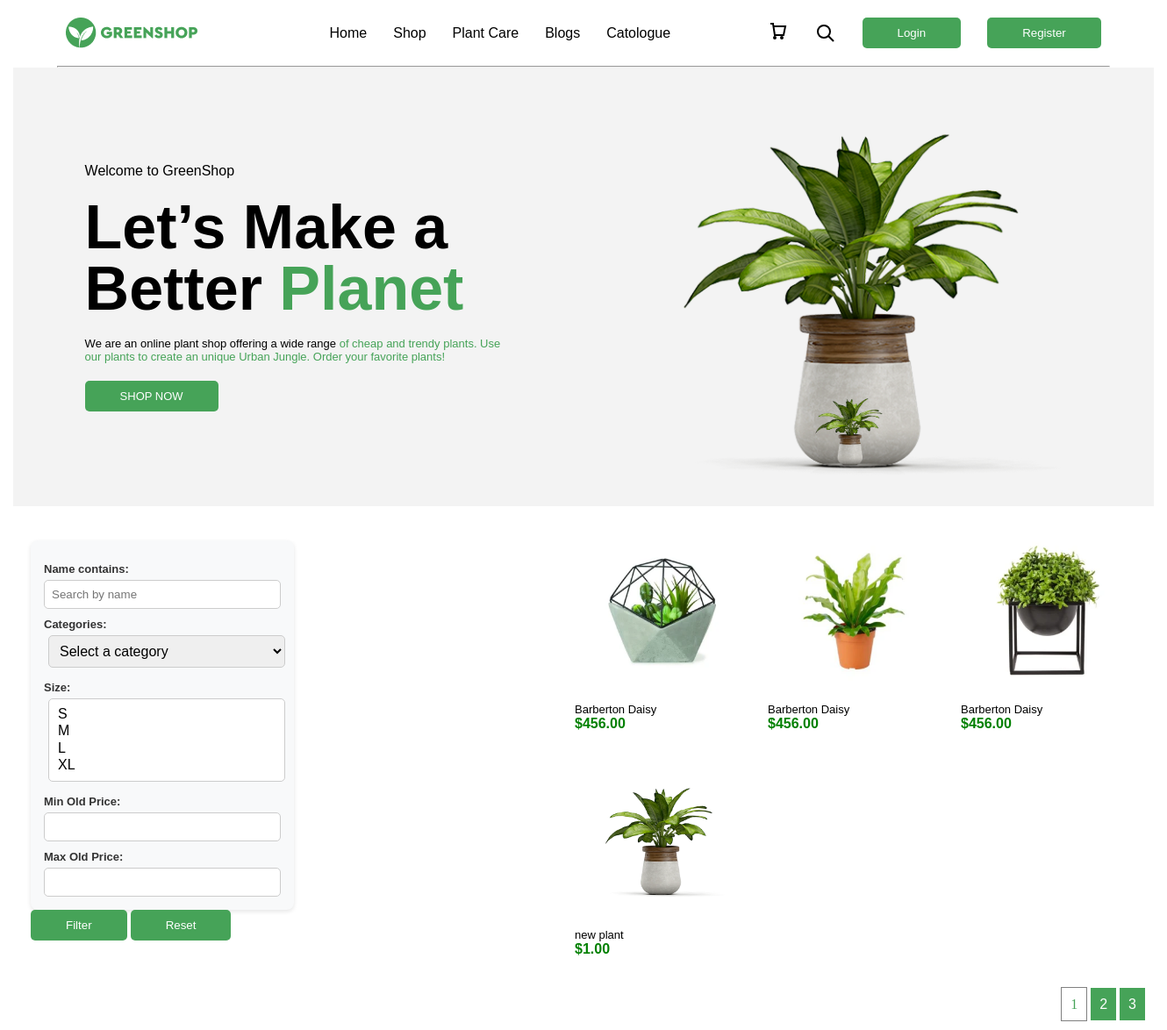
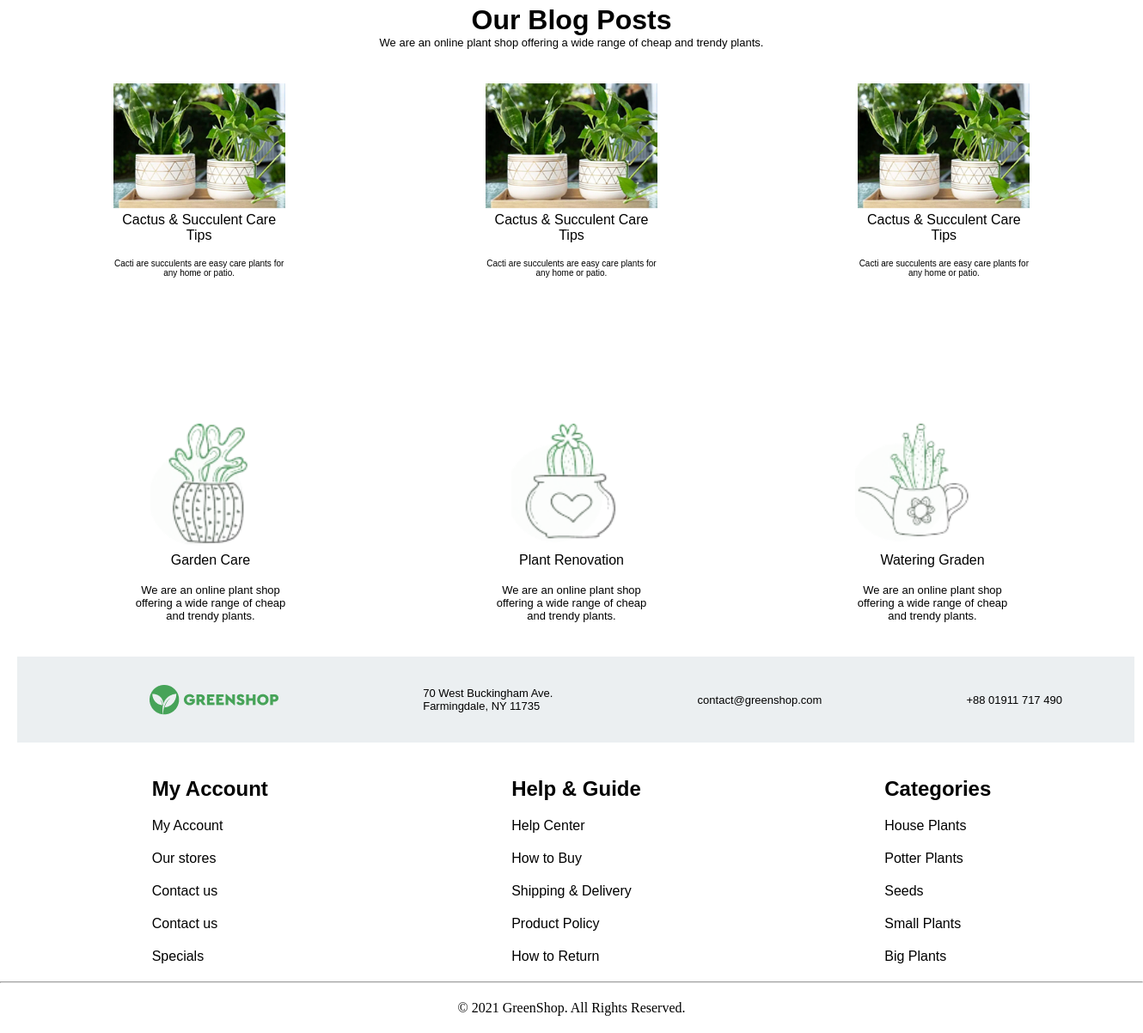
The page / on the database its author committed (2 pictures, top to bottom).
### plant/models.py (models this page shows, shortened)
class TimeAbstract(models.Model):
    created_at = models.DateField('created', auto_now_add=True)
    updated_at = models.DateField('', auto_now=True)
    class Meta:
        abstract = True

class Category(TimeAbstract):
    class Meta:
        verbose_name_plural = 'categories'
        verbose_name = 'category'
    name = models.CharField(max_length=100)
    def __str__(self):
        return self.name

class Size(TimeAbstract):
    SMALL = 'small'
    MEDIUM = 'medium'
    LARGE = 'large'
    TYPES = [
        (SMALL,'small'),
        (MEDIUM, 'medium'),
        (LARGE, 'large')
    ]
    class Meta:
        verbose_name_plural = 'sizes'
        verbose_name = 'size'
    name = models.CharField(max_length=100)
    type = models.CharField(choices=TYPES, default=SMALL, max_length=50)
    def __str__(self):
        return self.name

class Plant(TimeAbstract):
    class Meta:
        verbose_name_plural = 'plants'
        verbose_name = 'plant'
    name = models.CharField(max_length=100)
    price = models.DecimalField(decimal_places=2, max_digits=10)
    short_description = models.TextField()
    sizes = models.ManyToManyField('plant.Size', related_name='plant')
    category = models.ForeignKey('plant.Category', on_delete=models.PROTECT, related_name='plant')
    tags = models.ManyToManyField('plant.Tag', related_name='plant')
    description = models.ForeignKey('plant.Description', on_delete=models.PROTECT)
    user =  models.ForeignKey('auth.User', on_delete=models.PROTECT, related_name='plants')
    @property
    def image(self):
        if self.images.first():
            return self.images.first().image
        return None

class ImagePlant(TimeAbstract):
    class Meta:
        verbose_name_plural = 'images'
        verbose_name = 'image'
    plant = models.ForeignKey('plant.Plant', on_delete=models.PROTECT, related_name='images')
    image = ResizedImageField(upload_to='plant_images/', quality=90, force_format='WEBP')

class Blog(TimeAbstract):
    class Meta:
        verbose_name_plural = 'blogs'
        verbose_name = 'blog'
    name = models.CharField(max_length=100)
    description = models.TextField()
    image = models.ImageField(upload_to='blog_images/')

### plant/views.py (the view)
# urls.py: path('', views.HomePageView.as_view(), name='home'),
class HomePageView(ListView):
    template_name = 'landing.html'
    context_object_name = 'plants'
    paginate_by = 4
    def get_queryset(self):
        plants = Plant.objects.all()
        self.plantfilter = PlantFilter(self.request.GET, queryset=plants)
        query = self.request.GET.get('q')
        if query:
            return Plant.objects.filter(name__icontains=query)
        return self.plantfilter.qs
    def get_context_data(self, **kwargs):
        context = super().get_context_data(**kwargs)
        context['blogs'] = Blog.objects.all()
        context['categories'] = Category.objects.all()
        context['form'] = CustomUserCreationForm
        context['filter'] = self.plantfilter
        return context

### templates/landing.html (shortened to what this page needs)
{% extends 'main.html' %}
{% block content %}
  <section class="container-media">
    <div class="display first-block">
      <div class="col-display">
        <h3>Welcome to GreenShop</h3>
        <h1 class="big-text">
          Let’s Make a
          <br />Better <span>Planet</span>
        </h1>
        <p>
          We are an online plant shop offering a wide range <span>
            of cheap and trendy plants. Use
            <br />our plants to create an unique Urban Jungle. Order your favorite plants!
          </span>
        </p>
        <a href="{% url "catologue" %}"><button class="display gap-20"><p>SHOP NOW <div class="main-none"></div></p></button></a>
      </div>
      <div class="display-gap">
        <div class="min-plant"></div>
        <div class="big-plant"></div>
      </div>
    </div>
  </section>
  <div class="display2 containers mi pad-20">
    {% include 'companents/filter.html' %}
    <div class="card-plant display-plant media-container">
      {% for plant in plants %}
        <a href="{% url 'detail_plant' plant.id %}">
          <div>
            <img class="card" src="{{ plant.image.url }}" alt="" />
            <p>{{ plant.name }}</p>
            <h4 class="green">${{ plant.price }}</h4>
          </div>
        </a>
      {% endfor %}
    </div>
  </div>
  <div class="paginations">
    {% include 'companents/pagination.html' %}
  </div>
  <div class="container">
    <center>
      <h1>Our Blog Posts</h1>
      <p>We are an online plant shop offering a wide range of cheap and trendy plants.</p>
    </center>
    <div class="display3 text-center media-container pad-top-20">
      {% for blog in blogs|slice:':3' %}
        <a href="{% url 'detail_blog' blog.id %}">
          <div class="pad-top-20 blog">
            <img src="{{ blog.image.url }}" alt="" />
            <h3>{{ blog.name }}</h3>
            <br /><p>{{ blog.description }}</p>
          </div>
        </a>
      {% endfor %}
    </div>
  </div>
  <center>
    <section class="pad-20 container hovers">
      <div class="display4">
        <div>
          <div class="block-1"></div>
          <h3>Garden Care</h3>
          <br /><p>
            We are an online plant shop
            <br />offering a wide range of cheap
            <br />and trendy plants.
          </p>
        </div>
        <div>
          <div class="block-2"></div>
          <h3>Plant Renovation</h3>
          <br /><p>
            We are an online plant shop
            <br />offering a wide range of cheap
            <br />and trendy plants.
          </p>
        </div>
        <div>
          <div class="block-3"></div>
          <h3>Watering Graden</h3>
          <br /><p>
            <br />offering a wide range of cheap
            <br />and trendy plants.
          </p>
        </div>
      </div>
    </section>
  </center>
{% endblock %}

### templates/companents/filter.html
<div class="col-display container">
    <form method="get">
        <div class="for-id">
            <div class="filter-form">
                <div class="for-label">
                    {{ filter.form.as_p }}
                </div>
            </div>
        </div>
        <button type="submit" class="btn filter-menu-button">Filter</button>
        <button type="reset" class="btn filter-menu-button"><a class="white" href="/">Reset</a></button>
    </form>
</div>

### templates/companents/footer.html
{% block content %}
  <div class="pad-20">
    <div class="container footer display5 text-center-m">
      <div class="marg-left-20 text-end logo"></div>
      <div>
        <p>
          70 West Buckingham Ave.
          <br />Farmingdale, NY 11735
        </p>
      </div>
      <div>
        <p>contact@greenshop.com</p>
      </div>
      <div>
        <p>+88 01911 717 490</p>
      </div>
    </div>
  </div>
  <div class="container pad-20 display5 text-center-m">
    <div class="col-display-m">
      <h2>My Account</h2>
      <a href="">My Account</a>
      <a href="">Our stores</a>
      <a href="">Contact us</a>
      <a href="">Contact us</a>
      <a href="">Specials</a>
    </div>
    <div class="col-display-m">
      <h2>Help & Guide</h2>
      <a href="">Help Center</a>
      <a href="">How to Buy</a>
      <a href="">Shipping & Delivery</a>
      <a href="">Product Policy</a>
      <a href="">How to Return</a>
    </div>
    <div class="col-display-m">
      <h2>Categories</h2>
      {% for category in categories|slice:':5' %}
        <a href="">{{ category.name }}</a>
      {% endfor %}
    </div>
  </div>
  <hr class="max-width">
  <div class="pad-20">
    <center>
        © 2021 GreenShop. All Rights Reserved.
    </center>
  </div>
{% endblock %}

### static/static_dirs/css/main.css (style rules this page uses)
* { margin: 0; box-sizing: border-box; }
hr { color: rgb(225, 130, 130, 0.3); width: 1200px; text-align: center; height: 1px; }
.text-center { text-align: center; }
.text-center p { font-size: 10px; }
.marg-left-20 { margin-left: 70px; }
.container { width: 1300px; margin: 0 auto; }
.container-media { width: 1300px; margin: 0 auto; }
.containers { width: 1300px; margin: 0 auto; }
.pad-20 { padding: 20px; }
.text-end { text-align: end; }
.col-display { display: flex; flex-direction: column; gap: 20px; }
.col-display-m { display: flex; flex-direction: column; gap: 20px; }
.logo { background-image: url(../images/logo.png); background-position: center; background-repeat: no-repeat; background-size: cover; width: 150px; height: 35px; }
.display { display: flex; justify-content: space-around; align-items: center; }
.display2 { display: flex; justify-content: space-around; align-items: center; }
.display3 { display: flex; justify-content: space-around; align-items: center; }
.display4 { display: flex; justify-content: space-around; align-items: center; }
.display5 { display: flex; justify-content: space-around; align-items: center; }
.display-plant { display: grid; grid-template-columns: repeat(3, 1fr); gap: 20px; }
.display-gap { display: flex; gap: 30px; align-items: center; }
.card { padding: 20px 20px; background-color: #ffffff; }
img { max-width: 200px; max-height: 200px; }
ul, li, a { text-decoration: none; font-family: Cera Pro, sans-serif; color: black; list-style: none; }
p { font-family: Cera Pro, sans-serif; font-size: 13px; }
h1 { font-family: Cera Pro, sans-serif; }
h4 { font-family: Cera Pro, sans-serif; }
span { color: #46A358; }
h3 { font-family: Cera Pro, sans-serif; font-size: 16px; font-weight: 500; line-height: 18px; }
h2 { font-family: Cera Pro, sans-serif; }
.big-text { font-size: 70px; font-family: Cera Pro, sans-serif; font-weight: 900; size: 70px; line-height: 70px; }
button { background-color: #46A358; padding: 10px 40px; border: none; border-radius: 5px; color: white; }
.big-plant { background-image: url(../images/pl.png); background-position: center; background-repeat: no-repeat; background-size: cover; width: 500px; height: 500px; }
.min-plant { background-image: url(../images/pl.png); background-position: center; background-repeat: no-repeat; background-size: cover; width: 100px; height: 100px; position: absolute; top: 439px; left: 920px; }
.first-block { background-color: rgb(243, 243, 243); }
.forms input, select { width: 100%; margin: 5px; padding: 10px; border: 1px solid #ddd; border-radius: 5px; font-size: 16px; outline: none; transition: border-color 0.3s; }
.formss input, select { width: 100%; margin: 5px; padding: 10px; border: 1px solid #ddd; border-radius: 5px; font-size: 16px; outline: none; transition: border-color 0.3s; }
.green { color: green; }
.paginations { text-align: end; padding: 20px; margin: 5px; }
.white { color: white; }
.blog { max-width: 200px; }
.pad-top-20 { padding-top: 20px; }
.block-1 { background-image: url(../images/s1-removebg-preview.png); background-position: center; background-repeat: no-repeat; background-size: cover; width: 300px; height: 300px; position: relative; top: 150px; left: 80px; }
.block-2 { background-image: url(../images/s2-removebg-preview.png); background-position: center; background-repeat: no-repeat; background-size: cover; width: 300px; height: 300px; position: relative; top: 150px; left: 80px; }
.block-3 { background-image: url(../images/s3-removebg-preview.png); background-position: center; background-repeat: no-repeat; background-size: cover; width: 300px; height: 300px; position: relative; top: 150px; left: 60px; }
.footer { background-color: rgb(235, 239, 241); height: 100px; }
.max-width { width: 100%; }
.filter-form { background: #f8f9fa; padding: 15px; border-radius: 8px; box-shadow: 0 2px 5px rgba(0, 0, 0, 0.1); max-width: 300px; }
.filter-form label { font-weight: bold; margin-top: 10px; display: block; color: #333; }
.filter-form input, .filter-form select, .filter-form button { width: 100%; padding: 8px; margin-top: 5px; border: 1px solid #ccc; border-radius: 5px; }
.filter-form select[multiple] { height: auto; }

### rows shown on the page
Category: name "House Plants"
Plant: image (picture), name "Barberton Daisy", price "456.00"
Plant: image (picture), name "Barberton Daisy", price "456.00"
Plant: image (picture), name "Barberton Daisy", price "456.00"
Plant: image (picture), name "new plant", price "1.00"
Blog: image (picture), name "Cactus & Succulent Care Tips", description "Cacti are succulents are easy care plants for any home or patio."
Blog: image (picture), name "Cactus & Succulent Care Tips", description "Cacti are succulents are easy care plants for any home or patio."
Blog: image (picture), name "Cactus & Succulent Care Tips", description "Cacti are succulents are easy care plants for any home or patio."
Category: name "Potter Plants"
Category: name "Seeds"
Category: name "Small Plants"
Category: name "Big Plants"

### other values the page prints
{{ num }} "1"
{{ num }} "2" "3"
